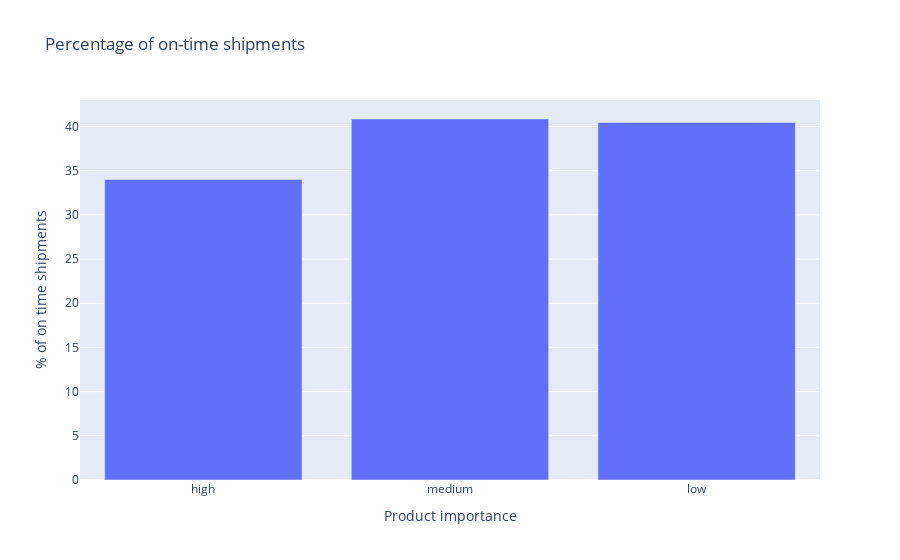

The cell this chart's notebook holds for it:
### Code cell
trace3=go.Bar(x=['high','medium','low'],y=[(256/753)*100,(1745/4272)*100,(1527/3774)*100])
trans_bar=[trace3]
layout=dict(title='Percentage of on-time shipments',xaxis=dict(title='Product importance'),yaxis=dict(title='% of on time shipments'),barmode='stack')
fig=dict(data=trans_bar,layout=layout)
offline.iplot(fig)

### Figure 1 — Plotly figure (JSON) as saved in the notebook; plotly's stock layout.template omitted (floating-point values rounded to 4 significant figures)
{"data": [{"type": "bar", "x": ["high", "medium", "low"], "y": [34.0, 40.85, 40.46]}], "layout": {"barmode": "stack", "title": {"text": "Percentage of on-time shipments"}, "xaxis": {"title": {"text": "Product importance"}, "type": "category", "range": [-0.5, 2.5], "autorange": true}, "yaxis": {"title": {"text": "% of on time shipments"}, "type": "linear", "range": [0, 43.0], "autorange": true}, "autosize": true}}
